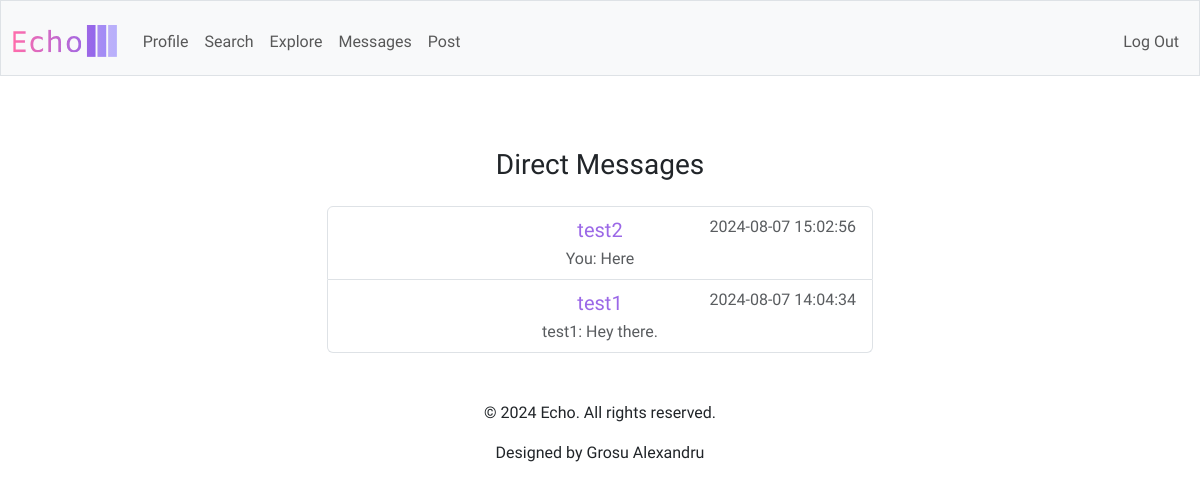
/messages (signed in), run on the app's committed database.
### tables this page shows
CREATE TABLE conversations (
    id INTEGER PRIMARY KEY AUTOINCREMENT,
    created_at TIMESTAMP DEFAULT CURRENT_TIMESTAMP
);

### app.py (the view)
@app.route('/messages')
@login_required
def messages():
    user_id = session['user_id']
    conversations = db.execute('''
        SELECT c.id, u.username,
               MAX(m.created_at) AS last_message_time,
               lm.content AS last_message,
               lm.sender_username AS last_message_sender
        FROM conversations c
        JOIN conversation_participants cp1 ON c.id = cp1.conversation_id
        JOIN conversation_participants cp2 ON c.id = cp2.conversation_id
        JOIN users u ON cp2.user_id = u.id
        LEFT JOIN messages m ON c.id = m.conversation_id
        LEFT JOIN (
            SELECT m2.conversation_id,
                   m2.content,
                   u2.username AS sender_username
            FROM messages m2
            JOIN users u2 ON u2.id = m2.sender_id
            WHERE m2.created_at = (
                SELECT MAX(m3.created_at)
                FROM messages m3
                WHERE m3.conversation_id = m2.conversation_id
            )
        ) lm ON c.id = lm.conversation_id
        WHERE cp1.user_id = ?
          AND cp2.user_id != cp1.user_id
          AND NOT EXISTS (
              SELECT 1 FROM blocks b
              WHERE b.blocker_id = cp1.user_id AND b.blocked_id = cp2.user_id
          )
        GROUP BY c.id, u.username, lm.content, lm.sender_username
        ORDER BY last_message_time DESC
    ''', user_id)
    return render_template('messages.html', conversations=conversations)

### app.py (called while the page is built)
@app.after_request
def after_request(response):
    response.headers["Cache-Control"] = "no-cache, no-store, must-revalidate"
    response.headers["Expires"] = 0
    response.headers["Pragma"] = "no-cache"
    return response

### helpers.py (called while the page is built)
def login_required(f):
    @wraps(f)
    def decorated_function(*args, **kwargs):
        if session.get("user_id") is None:
            return redirect("/login")
        return f(*args, **kwargs)
    return decorated_function

### templates/messages.html (shortened to what this page needs)
{% extends "layout.html" %}
{% block main %}
    <div class="container">
        <h3 class="my-4">Direct Messages</h3>
        {% if conversations %}
            <ul class="list-group mx-auto w-50">
                {% for conversation in conversations %}
                    <li class="list-group-item position-relative">
                        <a href="{{ url_for('conversation', conversation_id=conversation['id']) }}" class="purple text-decoration-none position-absolute start-50 translate-middle-x fs-5">
                            {{ conversation['username'] }}
                        </a>
                        <span class="text-muted position-relative float-end">{{ conversation['last_message_time'] }}</span>
                        <br>
                        <div class="mt-2 text-muted position-relative text-center text-truncate" style="max-width: 100%;">
                            {% if conversation['last_message_sender'] == session['username'] %}
                                You: {{ conversation['last_message'] }}
                            {% else %}
                                {{ conversation['last_message_sender'] }}: {{ conversation['last_message'] }}
                            {% endif %}
                        </div>
                    </li>
                {% endfor %}
            </ul>
        {% else %}
            <div class="d-flex justify-content-center align-items-center" style="height: 300px;">
                <p class="text-center text-muted">You don’t have any direct messages yet. Start a conversation with someone to get chatting!</p>
            </div>
        {% endif %}
    </div>
{% endblock %}

### static/styles.css (style rules this page uses)
body { font-family: "Amiko", sans-serif; }
.purple { color: #9b68e7; }

### data on the page
conversations: username "test2", last_message_time "2024-08-07 15:02:56", last_message "Here"
conversations: username "test1", last_message_time "2024-08-07 14:04:34", last_message_sender "test1", last_message "Hey there."
